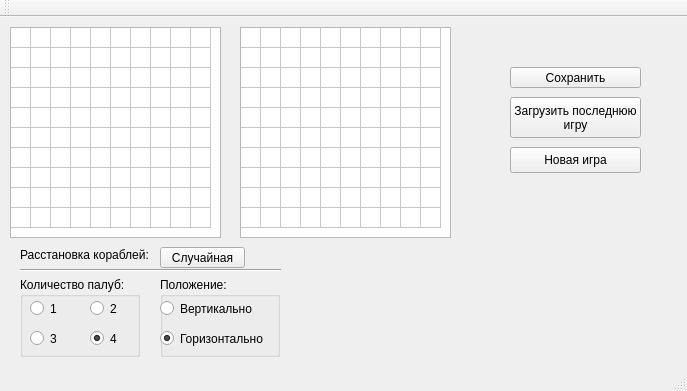
<?xml version="1.0" encoding="UTF-8"?>
<ui version="4.0">
 <class>MainWindow</class>
 <widget class="QMainWindow" name="MainWindow">
  <property name="geometry">
   <rect>
    <x>0</x>
    <y>0</y>
    <width>687</width>
    <height>391</height>
   </rect>
  </property>
  <property name="windowTitle">
   <string>MainWindow</string>
  </property>
  <widget class="QWidget" name="centralWidget">
   <widget class="QTableWidget" name="myfield">
    <property name="geometry">
     <rect>
      <x>10</x>
      <y>10</y>
      <width>211</width>
      <height>211</height>
     </rect>
    </property>
    <property name="editTriggers">
     <set>QAbstractItemView::NoEditTriggers</set>
    </property>
    <property name="tabKeyNavigation">
     <bool>true</bool>
    </property>
    <property name="showDropIndicator" stdset="0">
     <bool>true</bool>
    </property>
    <property name="selectionMode">
     <enum>QAbstractItemView::NoSelection</enum>
    </property>
    <property name="showGrid">
     <bool>true</bool>
    </property>
    <property name="wordWrap">
     <bool>false</bool>
    </property>
    <property name="cornerButtonEnabled">
     <bool>true</bool>
    </property>
    <property name="rowCount">
     <number>10</number>
    </property>
    <property name="columnCount">
     <number>10</number>
    </property>
    <attribute name="horizontalHeaderVisible">
     <bool>false</bool>
    </attribute>
    <attribute name="horizontalHeaderDefaultSectionSize">
     <number>20</number>
    </attribute>
    <attribute name="horizontalHeaderMinimumSectionSize">
     <number>20</number>
    </attribute>
    <attribute name="verticalHeaderVisible">
     <bool>false</bool>
    </attribute>
    <attribute name="verticalHeaderDefaultSectionSize">
     <number>20</number>
    </attribute>
    <attribute name="verticalHeaderMinimumSectionSize">
     <number>20</number>
    </attribute>
    <row/>
    <row/>
    <row/>
    <row/>
    <row/>
    <row/>
    <row/>
    <row/>
    <row/>
    <row/>
    <column/>
    <column/>
    <column/>
    <column/>
    <column/>
    <column/>
    <column/>
    <column/>
    <column/>
    <column/>
   </widget>
   <widget class="QTableWidget" name="enemyfield">
    <property name="geometry">
     <rect>
      <x>240</x>
      <y>10</y>
      <width>211</width>
      <height>211</height>
     </rect>
    </property>
    <property name="editTriggers">
     <set>QAbstractItemView::NoEditTriggers</set>
    </property>
    <property name="tabKeyNavigation">
     <bool>true</bool>
    </property>
    <property name="showDropIndicator" stdset="0">
     <bool>true</bool>
    </property>
    <property name="selectionMode">
     <enum>QAbstractItemView::NoSelection</enum>
    </property>
    <property name="showGrid">
     <bool>true</bool>
    </property>
    <property name="wordWrap">
     <bool>false</bool>
    </property>
    <property name="cornerButtonEnabled">
     <bool>true</bool>
    </property>
    <property name="rowCount">
     <number>10</number>
    </property>
    <property name="columnCount">
     <number>10</number>
    </property>
    <attribute name="horizontalHeaderVisible">
     <bool>false</bool>
    </attribute>
    <attribute name="horizontalHeaderDefaultSectionSize">
     <number>20</number>
    </attribute>
    <attribute name="horizontalHeaderMinimumSectionSize">
     <number>20</number>
    </attribute>
    <attribute name="verticalHeaderVisible">
     <bool>false</bool>
    </attribute>
    <attribute name="verticalHeaderDefaultSectionSize">
     <number>20</number>
    </attribute>
    <attribute name="verticalHeaderMinimumSectionSize">
     <number>20</number>
    </attribute>
    <row/>
    <row/>
    <row/>
    <row/>
    <row/>
    <row/>
    <row/>
    <row/>
    <row/>
    <row/>
    <column/>
    <column/>
    <column/>
    <column/>
    <column/>
    <column/>
    <column/>
    <column/>
    <column/>
    <column/>
   </widget>
   <widget class="Line" name="line">
    <property name="geometry">
     <rect>
      <x>20</x>
      <y>245</y>
      <width>261</width>
      <height>16</height>
     </rect>
    </property>
    <property name="orientation">
     <enum>Qt::Horizontal</enum>
    </property>
   </widget>
   <widget class="QLabel" name="label_2">
    <property name="enabled">
     <bool>true</bool>
    </property>
    <property name="geometry">
     <rect>
      <x>20</x>
      <y>230</y>
      <width>141</width>
      <height>16</height>
     </rect>
    </property>
    <property name="text">
     <string>Расстановка кораблей:</string>
    </property>
   </widget>
   <widget class="QGroupBox" name="gui_decknum">
    <property name="enabled">
     <bool>true</bool>
    </property>
    <property name="geometry">
     <rect>
      <x>20</x>
      <y>260</y>
      <width>120</width>
      <height>80</height>
     </rect>
    </property>
    <property name="font">
     <font>
      <weight>50</weight>
      <bold>false</bold>
      <kerning>true</kerning>
     </font>
    </property>
    <property name="title">
     <string>Количество палуб:</string>
    </property>
    <property name="checkable">
     <bool>false</bool>
    </property>
    <widget class="QRadioButton" name="radioButton_1deck">
     <property name="geometry">
      <rect>
       <x>10</x>
       <y>20</y>
       <width>41</width>
       <height>23</height>
      </rect>
     </property>
     <property name="text">
      <string>1</string>
     </property>
    </widget>
    <widget class="QRadioButton" name="radioButton_2deck">
     <property name="geometry">
      <rect>
       <x>70</x>
       <y>20</y>
       <width>41</width>
       <height>23</height>
      </rect>
     </property>
     <property name="text">
      <string>2</string>
     </property>
    </widget>
    <widget class="QRadioButton" name="radioButton_3deck">
     <property name="geometry">
      <rect>
       <x>10</x>
       <y>50</y>
       <width>41</width>
       <height>23</height>
      </rect>
     </property>
     <property name="text">
      <string>3</string>
     </property>
    </widget>
    <widget class="QRadioButton" name="radioButton_4deck">
     <property name="geometry">
      <rect>
       <x>70</x>
       <y>50</y>
       <width>41</width>
       <height>23</height>
      </rect>
     </property>
     <property name="text">
      <string>4</string>
     </property>
     <property name="checked">
      <bool>true</bool>
     </property>
    </widget>
   </widget>
   <widget class="QGroupBox" name="gui_shippos">
    <property name="geometry">
     <rect>
      <x>160</x>
      <y>260</y>
      <width>120</width>
      <height>80</height>
     </rect>
    </property>
    <property name="title">
     <string>Положение:</string>
    </property>
    <widget class="QRadioButton" name="radioButton_2">
     <property name="geometry">
      <rect>
       <x>0</x>
       <y>50</y>
       <width>121</width>
       <height>23</height>
      </rect>
     </property>
     <property name="text">
      <string>Горизонтально</string>
     </property>
     <property name="checked">
      <bool>true</bool>
     </property>
    </widget>
    <widget class="QRadioButton" name="radioButton">
     <property name="geometry">
      <rect>
       <x>0</x>
       <y>20</y>
       <width>111</width>
       <height>23</height>
      </rect>
     </property>
     <property name="text">
      <string>Вертикально</string>
     </property>
    </widget>
   </widget>
   <widget class="QPushButton" name="randomput">
    <property name="geometry">
     <rect>
      <x>160</x>
      <y>230</y>
      <width>85</width>
      <height>21</height>
     </rect>
    </property>
    <property name="text">
     <string>Случайная</string>
    </property>
   </widget>
   <widget class="QPushButton" name="savebutton">
    <property name="geometry">
     <rect>
      <x>510</x>
      <y>50</y>
      <width>131</width>
      <height>21</height>
     </rect>
    </property>
    <property name="text">
     <string>Сохранить</string>
    </property>
   </widget>
   <widget class="QPushButton" name="newgamebutton">
    <property name="geometry">
     <rect>
      <x>510</x>
      <y>130</y>
      <width>131</width>
      <height>26</height>
     </rect>
    </property>
    <property name="text">
     <string>Новая игра</string>
    </property>
   </widget>
   <widget class="QPushButton" name="loadbutton">
    <property name="geometry">
     <rect>
      <x>510</x>
      <y>80</y>
      <width>131</width>
      <height>41</height>
     </rect>
    </property>
    <property name="text">
     <string>Загрузить последнюю 
игру</string>
    </property>
   </widget>
  </widget>
  <widget class="QMenuBar" name="menuBar">
   <property name="geometry">
    <rect>
     <x>0</x>
     <y>0</y>
     <width>687</width>
     <height>22</height>
    </rect>
   </property>
  </widget>
  <widget class="QToolBar" name="mainToolBar">
   <attribute name="toolBarArea">
    <enum>TopToolBarArea</enum>
   </attribute>
   <attribute name="toolBarBreak">
    <bool>false</bool>
   </attribute>
  </widget>
  <widget class="QStatusBar" name="statusBar"/>
 </widget>
 <layoutdefault spacing="6" margin="11"/>
 <resources/>
 <connections/>
</ui>
